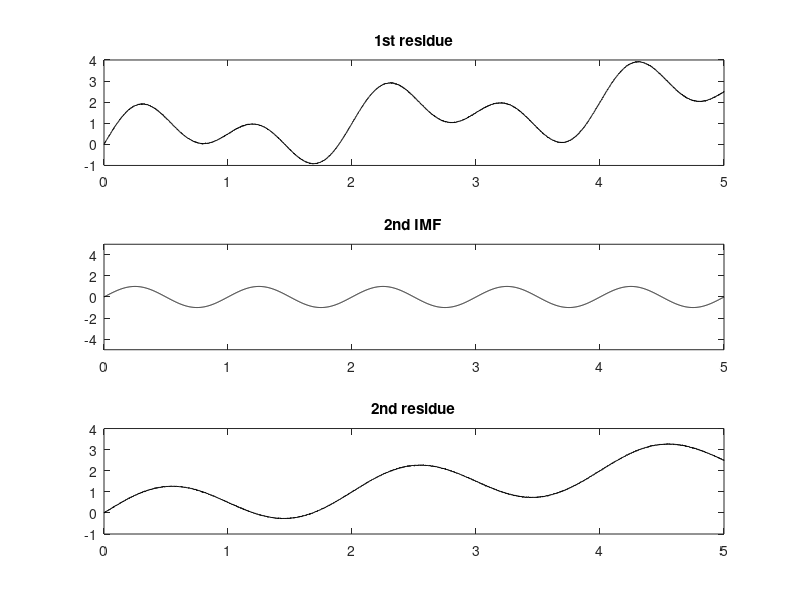

Here is the MATLAB script that generated this plot:
t=0:0.001:5;
Ny=length(t);
z1=sin(pi*t);
z2=sin(2*pi*t);
z3=sin(6*pi*t);
ns=0.01*randn(1,Ny);
y=0.5*t+z1+z2+z3+ns;


figure(1)
subplot(3,1,1)
plot(t,y-z3,'k')
title('1st residue');
subplot(3,1,2)
plot(t,z2,'k')
axis([0 5 -5 5]);
title('2nd IMF');
subplot(3,1,3)
plot(t,y-z2-z3,'k');
title('2nd residue')
